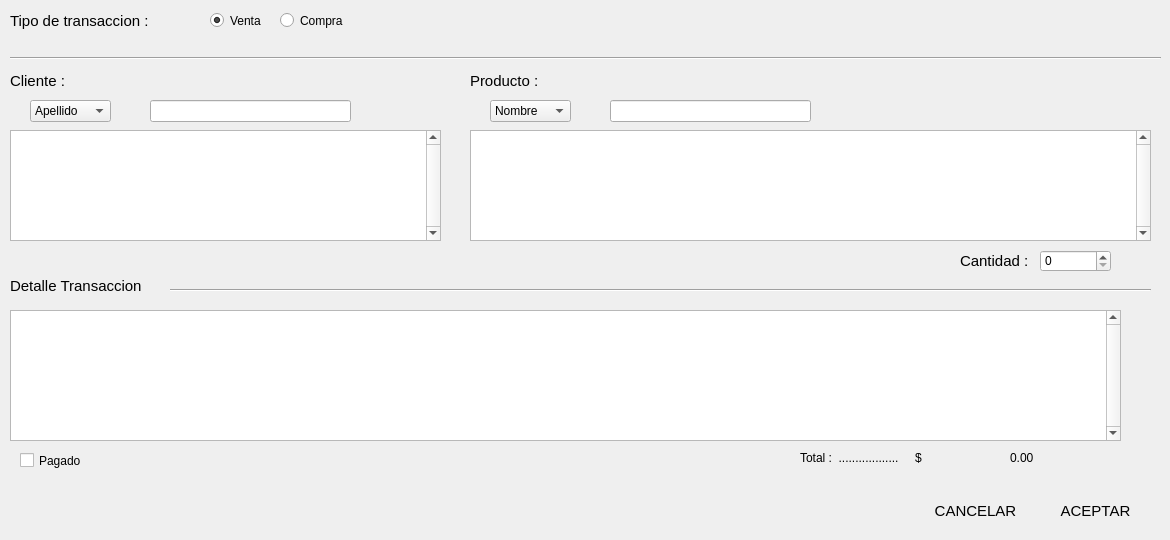
    <widget class="QWidget" name="tab_Transacciones">
     <attribute name="icon">
      <iconset>
       <normalon>../../../../home/pablo/.designer/Img/Shoppingbag32.png</normalon>
      </iconset>
     </attribute>
     <attribute name="title">
      <string>Transacciones</string>
     </attribute>
     <widget class="QRadioButton" name="rbCompra_t">
      <property name="geometry">
       <rect>
        <x>280</x>
        <y>12</y>
        <width>81</width>
        <height>17</height>
       </rect>
      </property>
      <property name="font">
       <font>
        <family>MS Shell Dlg 2</family>
        <pointsize>9</pointsize>
        <weight>50</weight>
        <italic>false</italic>
        <bold>false</bold>
       </font>
      </property>
      <property name="styleSheet">
       <string notr="true">font: 9pt &quot;MS Shell Dlg 2&quot;;</string>
      </property>
      <property name="text">
       <string>Compra</string>
      </property>
     </widget>
     <widget class="QRadioButton" name="rbVenta_t">
      <property name="geometry">
       <rect>
        <x>210</x>
        <y>12</y>
        <width>61</width>
        <height>17</height>
       </rect>
      </property>
      <property name="font">
       <font>
        <family>MS Shell Dlg 2</family>
        <pointsize>9</pointsize>
        <weight>50</weight>
        <italic>false</italic>
        <bold>false</bold>
       </font>
      </property>
      <property name="styleSheet">
       <string notr="true">font: 9pt &quot;MS Shell Dlg 2&quot;;</string>
      </property>
      <property name="text">
       <string>Venta</string>
      </property>
      <property name="checked">
       <bool>true</bool>
      </property>
     </widget>
     <widget class="QLineEdit" name="txtFilterCliente_t">
      <property name="geometry">
       <rect>
        <x>150</x>
        <y>100</y>
        <width>201</width>
        <height>22</height>
       </rect>
      </property>
      <property name="font">
       <font>
        <family>MS Shell Dlg 2</family>
        <pointsize>9</pointsize>
        <weight>50</weight>
        <italic>false</italic>
        <bold>false</bold>
       </font>
      </property>
      <property name="styleSheet">
       <string notr="true">font: 9pt &quot;MS Shell Dlg 2&quot;;</string>
      </property>
     </widget>
     <widget class="QComboBox" name="cbFilterCliente_t">
      <property name="geometry">
       <rect>
        <x>30</x>
        <y>100</y>
        <width>81</width>
        <height>22</height>
       </rect>
      </property>
      <property name="font">
       <font>
        <family>MS Shell Dlg 2</family>
        <pointsize>9</pointsize>
        <weight>50</weight>
        <italic>false</italic>
        <bold>false</bold>
       </font>
      </property>
      <property name="styleSheet">
       <string notr="true">font: 9pt &quot;MS Shell Dlg 2&quot;;</string>
      </property>
      <item>
       <property name="text">
        <string>Apellido</string>
       </property>
      </item>
      <item>
       <property name="text">
        <string>Nombre</string>
       </property>
      </item>
     </widget>
     <widget class="QTableView" name="tvProductos_t">
      <property name="geometry">
       <rect>
        <x>470</x>
        <y>130</y>
        <width>681</width>
        <height>111</height>
       </rect>
      </property>
      <property name="layoutDirection">
       <enum>Qt::LeftToRight</enum>
      </property>
      <property name="styleSheet">
       <string notr="true">font: 9pt &quot;MS Shell Dlg 2&quot;;</string>
      </property>
      <property name="verticalScrollBarPolicy">
       <enum>Qt::ScrollBarAlwaysOn</enum>
      </property>
      <property name="horizontalScrollBarPolicy">
       <enum>Qt::ScrollBarAlwaysOff</enum>
      </property>
      <attribute name="verticalHeaderVisible">
       <bool>false</bool>
      </attribute>
      <attribute name="verticalHeaderHighlightSections">
       <bool>false</bool>
      </attribute>
     </widget>
     <widget class="QLineEdit" name="txtFilterTransactionsProduct">
      <property name="geometry">
       <rect>
        <x>610</x>
        <y>100</y>
        <width>201</width>
        <height>22</height>
       </rect>
      </property>
      <property name="font">
       <font>
        <family>MS Shell Dlg 2</family>
        <pointsize>9</pointsize>
        <weight>50</weight>
        <italic>false</italic>
        <bold>false</bold>
       </font>
      </property>
      <property name="styleSheet">
       <string notr="true">font: 9pt &quot;MS Shell Dlg 2&quot;;</string>
      </property>
     </widget>
     <widget class="QComboBox" name="cbFilterProducto_t">
      <property name="geometry">
       <rect>
        <x>490</x>
        <y>100</y>
        <width>81</width>
        <height>22</height>
       </rect>
      </property>
      <property name="font">
       <font>
        <family>MS Shell Dlg 2</family>
        <pointsize>9</pointsize>
        <weight>50</weight>
        <italic>false</italic>
        <bold>false</bold>
       </font>
      </property>
      <property name="styleSheet">
       <string notr="true">font: 9pt &quot;MS Shell Dlg 2&quot;;</string>
      </property>
      <item>
       <property name="text">
        <string>Nombre</string>
       </property>
      </item>
      <item>
       <property name="text">
        <string>Marca</string>
       </property>
      </item>
      <item>
       <property name="text">
        <string>Precio de Venta</string>
       </property>
      </item>
      <item>
       <property name="text">
        <string>Precio Compra</string>
       </property>
      </item>
     </widget>
     <widget class="QSpinBox" name="sbCantidadProducto_t">
      <property name="geometry">
       <rect>
        <x>1040</x>
        <y>250</y>
        <width>71</width>
        <height>22</height>
       </rect>
      </property>
      <property name="font">
       <font>
        <family>MS Shell Dlg 2</family>
        <pointsize>9</pointsize>
        <weight>50</weight>
        <italic>false</italic>
        <bold>false</bold>
       </font>
      </property>
      <property name="styleSheet">
       <string notr="true">font: 9pt &quot;MS Shell Dlg 2&quot;;</string>
      </property>
     </widget>
     <widget class="QTableView" name="tvDetalleTransaccion_t">
      <property name="geometry">
       <rect>
        <x>10</x>
        <y>310</y>
        <width>1111</width>
        <height>131</height>
       </rect>
      </property>
      <property name="styleSheet">
       <string notr="true">font: 9pt &quot;MS Shell Dlg 2&quot;;</string>
      </property>
      <property name="verticalScrollBarPolicy">
       <enum>Qt::ScrollBarAlwaysOn</enum>
      </property>
      <property name="horizontalScrollBarPolicy">
       <enum>Qt::ScrollBarAlwaysOff</enum>
      </property>
      <attribute name="verticalHeaderVisible">
       <bool>false</bool>
      </attribute>
      <attribute name="verticalHeaderHighlightSections">
       <bool>false</bool>
      </attribute>
     </widget>
     <widget class="QPushButton" name="btnSumarProducto_t">
      <property name="geometry">
       <rect>
        <x>1130</x>
        <y>250</y>
        <width>20</width>
        <height>20</height>
       </rect>
      </property>
      <property name="styleSheet">
       <string notr="true">background: qradialgradient(cx: 0.4, cy: -0.1,
fx: 0.4, fy: -0.1,
radius: 1.35, stop: 0 #fff, stop: 1 #ddd);
border-radius: 5px;</string>
      </property>
      <property name="text">
       <string/>
      </property>
      <property name="icon">
       <iconset>
        <normaloff>../../../../home/pablo/.designer/Img/mas.png</normaloff>../../../../home/pablo/.designer/Img/mas.png</iconset>
      </property>
     </widget>
     <widget class="QPushButton" name="btnRestarProducto_t">
      <property name="geometry">
       <rect>
        <x>1130</x>
        <y>310</y>
        <width>20</width>
        <height>20</height>
       </rect>
      </property>
      <property name="styleSheet">
       <string notr="true">background: qradialgradient(cx: 0.4, cy: -0.1,
fx: 0.4, fy: -0.1,
radius: 1.35, stop: 0 #fff, stop: 1 #ddd);
border-radius: 5px;</string>
      </property>
      <property name="text">
       <string/>
      </property>
      <property name="icon">
       <iconset>
        <normaloff>../../../../home/pablo/.designer/Img/menos.png</normaloff>../../../../home/pablo/.designer/Img/menos.png</iconset>
      </property>
     </widget>
     <widget class="QPushButton" name="btnAceptar_t">
      <property name="geometry">
       <rect>
        <x>1040</x>
        <y>490</y>
        <width>111</width>
        <height>41</height>
       </rect>
      </property>
      <property name="font">
       <font>
        <family>Segoe UI</family>
        <pointsize>11</pointsize>
        <weight>9</weight>
        <italic>false</italic>
        <bold>false</bold>
       </font>
      </property>
      <property name="cursor">
       <cursorShape>PointingHandCursor</cursorShape>
      </property>
      <property name="styleSheet">
       <string notr="true">background: qradialgradient(cx: 0.3, cy: -0.4,
fx: 0.3, fy: -0.4,
radius: 1.35, stop: 0 #fff, stop: 1 #bbb);
border-radius: 11px;</string>
      </property>
      <property name="text">
       <string>ACEPTAR</string>
      </property>
      <property name="icon">
       <iconset>
        <normaloff>../../../../home/pablo/.designer/Img/Accept32.png</normaloff>../../../../home/pablo/.designer/Img/Accept32.png</iconset>
      </property>
      <property name="iconSize">
       <size>
        <width>20</width>
        <height>20</height>
       </size>
      </property>
     </widget>
     <widget class="QPushButton" name="btnCancelar_t">
      <property name="geometry">
       <rect>
        <x>920</x>
        <y>490</y>
        <width>111</width>
        <height>41</height>
       </rect>
      </property>
      <property name="font">
       <font>
        <family>Segoe UI</family>
        <pointsize>11</pointsize>
        <weight>9</weight>
        <italic>false</italic>
        <bold>false</bold>
       </font>
      </property>
      <property name="cursor">
       <cursorShape>PointingHandCursor</cursorShape>
      </property>
      <property name="styleSheet">
       <string notr="true">background: qradialgradient(cx: 0.3, cy: -0.4,
fx: 0.3, fy: -0.4,
radius: 1.35, stop: 0 #fff, stop: 1 #bbb);
border-radius: 11px;</string>
      </property>
      <property name="text">
       <string>CANCELAR</string>
      </property>
      <property name="icon">
       <iconset>
        <normaloff>../../../../home/pablo/.designer/Img/cancelar.png</normaloff>../../../../home/pablo/.designer/Img/cancelar.png</iconset>
      </property>
      <property name="iconSize">
       <size>
        <width>20</width>
        <height>20</height>
       </size>
      </property>
     </widget>
     <widget class="Line" name="line1_t">
      <property name="geometry">
       <rect>
        <x>10</x>
        <y>50</y>
        <width>1151</width>
        <height>16</height>
       </rect>
      </property>
      <property name="orientation">
       <enum>Qt::Horizontal</enum>
      </property>
     </widget>
     <widget class="Line" name="line2_t">
      <property name="geometry">
       <rect>
        <x>170</x>
        <y>280</y>
        <width>981</width>
        <height>20</height>
       </rect>
      </property>
      <property name="orientation">
       <enum>Qt::Horizontal</enum>
      </property>
     </widget>
     <widget class="QLabel" name="label1_t">
      <property name="geometry">
       <rect>
        <x>10</x>
        <y>10</y>
        <width>181</width>
        <height>21</height>
       </rect>
      </property>
      <property name="font">
       <font>
        <family>Segoe UI</family>
        <pointsize>11</pointsize>
        <weight>9</weight>
        <italic>false</italic>
        <bold>false</bold>
       </font>
      </property>
      <property name="text">
       <string>Tipo de transaccion : </string>
      </property>
     </widget>
     <widget class="QLabel" name="label2_t">
      <property name="geometry">
       <rect>
        <x>10</x>
        <y>70</y>
        <width>71</width>
        <height>21</height>
       </rect>
      </property>
      <property name="font">
       <font>
        <family>Segoe UI</family>
        <pointsize>11</pointsize>
        <weight>9</weight>
        <italic>false</italic>
        <bold>false</bold>
       </font>
      </property>
      <property name="text">
       <string>Cliente : </string>
      </property>
     </widget>
     <widget class="QLabel" name="label3_t">
      <property name="geometry">
       <rect>
        <x>470</x>
        <y>70</y>
        <width>81</width>
        <height>21</height>
       </rect>
      </property>
      <property name="font">
       <font>
        <family>Segoe UI</family>
        <pointsize>11</pointsize>
        <weight>9</weight>
        <italic>false</italic>
        <bold>false</bold>
       </font>
      </property>
      <property name="text">
       <string>Producto : </string>
      </property>
     </widget>
     <widget class="QLabel" name="label4_t">
      <property name="geometry">
       <rect>
        <x>10</x>
        <y>275</y>
        <width>171</width>
        <height>21</height>
       </rect>
      </property>
      <property name="font">
       <font>
        <family>Segoe UI</family>
        <pointsize>11</pointsize>
        <weight>9</weight>
        <italic>false</italic>
        <bold>false</bold>
       </font>
      </property>
      <property name="text">
       <string>Detalle Transaccion </string>
      </property>
     </widget>
     <widget class="QLabel" name="label5_t">
      <property name="geometry">
       <rect>
        <x>960</x>
        <y>250</y>
        <width>81</width>
        <height>21</height>
       </rect>
      </property>
      <property name="font">
       <font>
        <family>Segoe UI</family>
        <pointsize>11</pointsize>
        <weight>9</weight>
        <italic>false</italic>
        <bold>false</bold>
       </font>
      </property>
      <property name="text">
       <string>Cantidad :</string>
      </property>
     </widget>
     <widget class="QTableView" name="tvClientes_t">
      <property name="geometry">
       <rect>
        <x>10</x>
        <y>130</y>
        <width>431</width>
        <height>111</height>
       </rect>
      </property>
      <property name="styleSheet">
       <string notr="true">font: 9pt &quot;MS Shell Dlg 2&quot;;</string>
      </property>
      <property name="verticalScrollBarPolicy">
       <enum>Qt::ScrollBarAlwaysOn</enum>
      </property>
      <property name="horizontalScrollBarPolicy">
       <enum>Qt::ScrollBarAlwaysOff</enum>
      </property>
      <attribute name="verticalHeaderHighlightSections">
       <bool>false</bool>
      </attribute>
     </widget>
     <widget class="QLabel" name="label_2">
      <property name="geometry">
       <rect>
        <x>800</x>
        <y>450</y>
        <width>201</width>
        <height>16</height>
       </rect>
      </property>
      <property name="styleSheet">
       <string notr="true">font: 16pt &quot;Franklin Gothic Demi&quot;;</string>
      </property>
      <property name="text">
       <string>Total :  ..................     $</string>
      </property>
     </widget>
     <widget class="QLabel" name="label_3">
      <property name="geometry">
       <rect>
        <x>130</x>
        <y>100</y>
        <width>21</width>
        <height>16</height>
       </rect>
      </property>
      <property name="font">
       <font>
        <family>Segoe UI</family>
        <pointsize>11</pointsize>
        <weight>9</weight>
        <italic>false</italic>
        <bold>false</bold>
       </font>
      </property>
      <property name="text">
       <string>&lt;html&gt;
&lt;head/&gt;
&lt;body&gt;
&lt;IMG SRC=&quot;../Img/buscar.png&quot; width=&quot;16&quot; height=&quot;16&quot;&gt;
&lt;/body&gt;
&lt;/html&gt;</string>
      </property>
     </widget>
     <widget class="QLabel" name="label_4">
      <property name="geometry">
       <rect>
        <x>590</x>
        <y>100</y>
        <width>21</width>
        <height>16</height>
       </rect>
      </property>
      <property name="font">
       <font>
        <family>Segoe UI</family>
        <pointsize>11</pointsize>
        <weight>9</weight>
        <italic>false</italic>
        <bold>false</bold>
       </font>
      </property>
      <property name="text">
       <string>&lt;html&gt;
&lt;head/&gt;
&lt;body&gt;
&lt;IMG SRC=&quot;../Img/buscar.png&quot; width=&quot;16&quot; height=&quot;16&quot;&gt;
&lt;/body&gt;
&lt;/html&gt;</string>
      </property>
     </widget>
     <widget class="QCheckBox" name="cbEstado_t">
      <property name="geometry">
       <rect>
        <x>20</x>
        <y>450</y>
        <width>91</width>
        <height>21</height>
       </rect>
      </property>
      <property name="autoFillBackground">
       <bool>false</bool>
      </property>
      <property name="text">
       <string>Pagado</string>
      </property>
      <property name="checked">
       <bool>false</bool>
      </property>
      <property name="tristate">
       <bool>false</bool>
      </property>
     </widget>
     <widget class="QLabel" name="lblTotal">
      <property name="geometry">
       <rect>
        <x>1010</x>
        <y>447</y>
        <width>81</width>
        <height>21</height>
       </rect>
      </property>
      <property name="styleSheet">
       <string notr="true">font: 16pt &quot;Franklin Gothic Demi&quot;;</string>
      </property>
      <property name="text">
       <string>0.00</string>
      </property>
     </widget>
    </widget>
